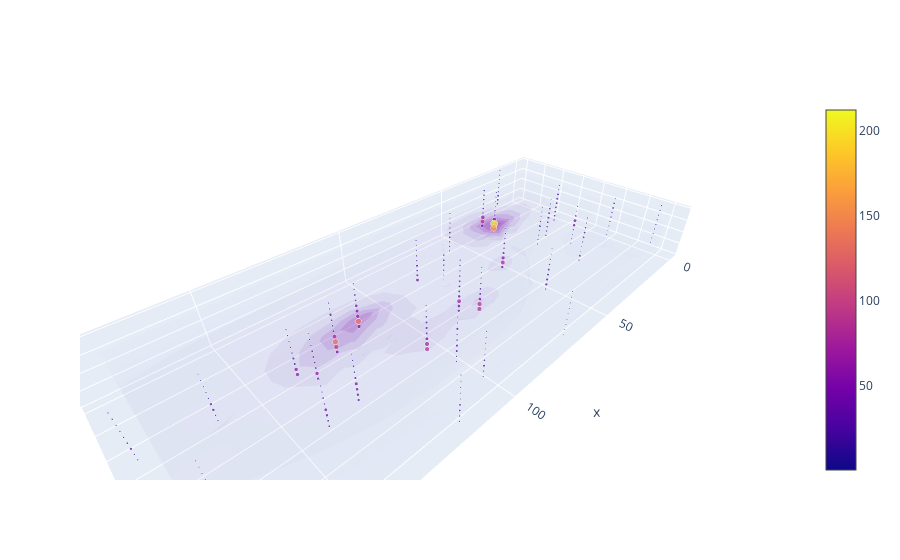

This figure's notebook cell:
### Code cell
fig = p3i.plot_3d_model(
    model,
    plot_points=True,
    scale_points=10,
    volume_kwargs={
        "surface_count": 10,
    }
)
fig.show()

### Figure 1 — Plotly figure (JSON) as saved in the notebook; plotly's stock layout.template omitted (floating-point values rounded to 4 significant figures; data arrays with more than 128 entries replaced by an {"elided": "..."} marker saying what was removed)
{"data": [{"cmax": 212.1, "cmin": 0.8277, "opacityscale": [[0, 0], [1, 1]], "surface": {"count": 10}, "type": "volume", "value": {"elided": "2160 float values"}, "x": {"elided": "2160 int values"}, "y": {"elided": "2160 int values"}, "z": {"elided": "2160 int values"}}, {"marker": {"color": {"elided": "283 float values"}, "size": {"elided": "283 float values"}, "sizemin": 1, "sizemode": "area", "sizeref": 4.241}, "mode": "markers", "type": "scatter3d", "x": {"elided": "283 float values"}, "y": {"elided": "283 float values"}, "z": {"elided": "283 int values"}}], "layout": {"scene": {"aspectmode": "data"}}}
